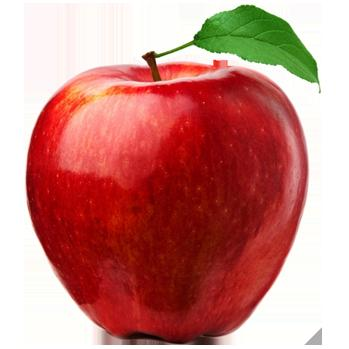
#> input picture converted_img/apple_1.jpg, 349 x 349 px
$ python -i image_controller.py   (imports and definitions only)
#> lines starting #> are read from the running program, lines starting #| are printed output that depends on the picture
#> further down, picture is the input picture: shape (349, 349, 3); mean B, G, R 126.4, 132.8, 199.3
import matplotlib.pyplot as plt
import matplotlib.image as mpimg
import PIL.Image as Image

from cv2 import cv2
import numpy as np
import os
import glob

# files = glob.glob('/YOUR/PATH/*')
# for f in files:
#     os.remove(f)

# Image form https://www.kaggle.com/mbkinaci/fruit-images-for-object-detection

SIZE_GAMBAR_PX = (2018, 2 * 72 + 200)
CONVERTERD_IMG_DIR = "./converted_img/"
IMG_PLYGROUND_DIR = "./img_plyground/"
DEFAULT_IMG_DIR = "./img/train/"


# convertAllImageToJpg and save it to conv_dir
# ---
# [17 lines left out: functions convertAllImageToJpg, emptyTheDir, not called in this run]


# Menggabungkan obj.img mengikuti pola list 2D ex [[ex1,ex1],[ex2,ex2]] akan
# mengembalikan obj.img dalam bentuk matrix tersebut
# ----
def concat_tile(im_list_2d):
    return cv2.vconcat([cv2.hconcat(im_list_h) for im_list_h in im_list_2d])


# Return a list of image object in a dir, max image is 16
# [59 lines left out: functions listOfImageObj, resizeToNIM, rotateImg90Degree, rotateImg180Degree, rotateImg270Degree, rotateImg360Degree, not called in this run]


# check if ob is intansce of type
def isclass(obj):
    return isinstance(obj, type)


# this function take cv2.imread Obj, manipulate it, and return 4concat image
# with original and their RGB split
def imagePerRGB(img):
    blue, green, red = cv2.split(img)
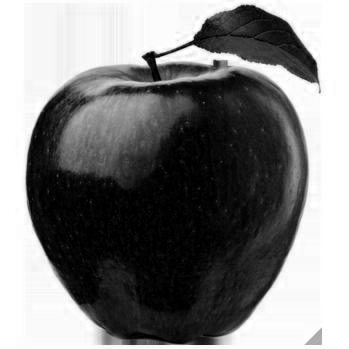
#> blue: shape (349, 349); min 0, max 255, mean 126.4
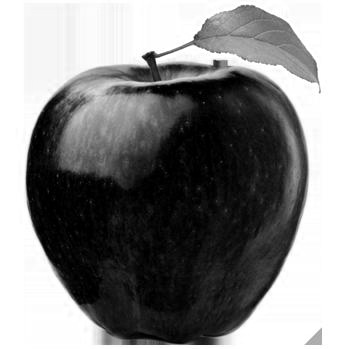
#> green: shape (349, 349); min 0, max 255, mean 132.8
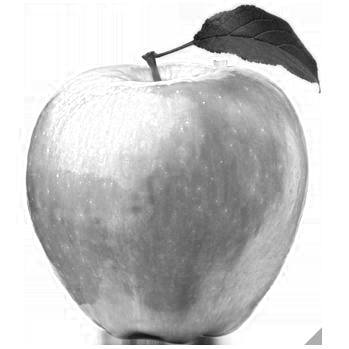
#> red: shape (349, 349); min 15, max 255, mean 199.3
    zeros = np.zeros(blue.shape, np.uint8)

    blueRGB = cv2.merge((blue, zeros, zeros))
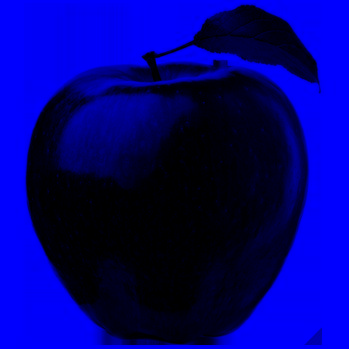
#> blueRGB: shape (349, 349, 3); mean of channels 0, 1, 2 126.4, 0, 0; drawn as B, G, R
    greenRGB = cv2.merge((zeros, green, zeros))
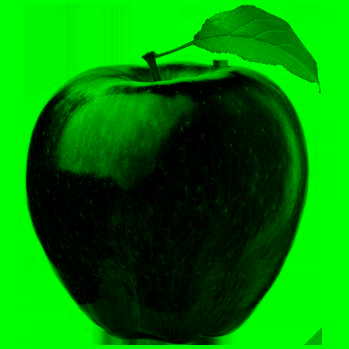
#> greenRGB: shape (349, 349, 3); mean of channels 0, 1, 2 0, 132.8, 0; drawn as B, G, R
    redRGB = cv2.merge((zeros, zeros, red))
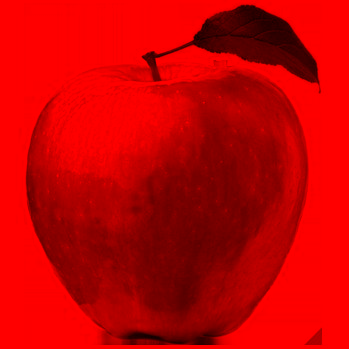
#> redRGB: shape (349, 349, 3); mean of channels 0, 1, 2 0, 0, 199.3; drawn as B, G, R

    image_gabung = concat_tile([[img, blueRGB],
                                [greenRGB, redRGB]])
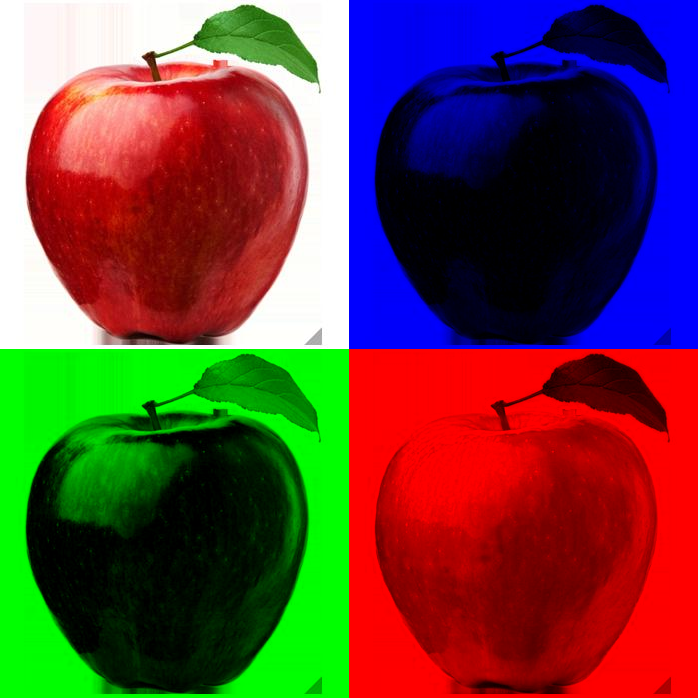
#> image_gabung: shape (698, 698, 3); mean B, G, R 63.2, 66.4, 99.7

    return image_gabung


# [2 lines not run here, left out]
    # emptyTheDir(CONVERTERD_IMG_DIR)

>>> import cv2
>>> picture = cv2.imread('converted_img/apple_1.jpg')
>>> result = imagePerRGB(picture)

$ run again, on converted_img/apple_13.jpg
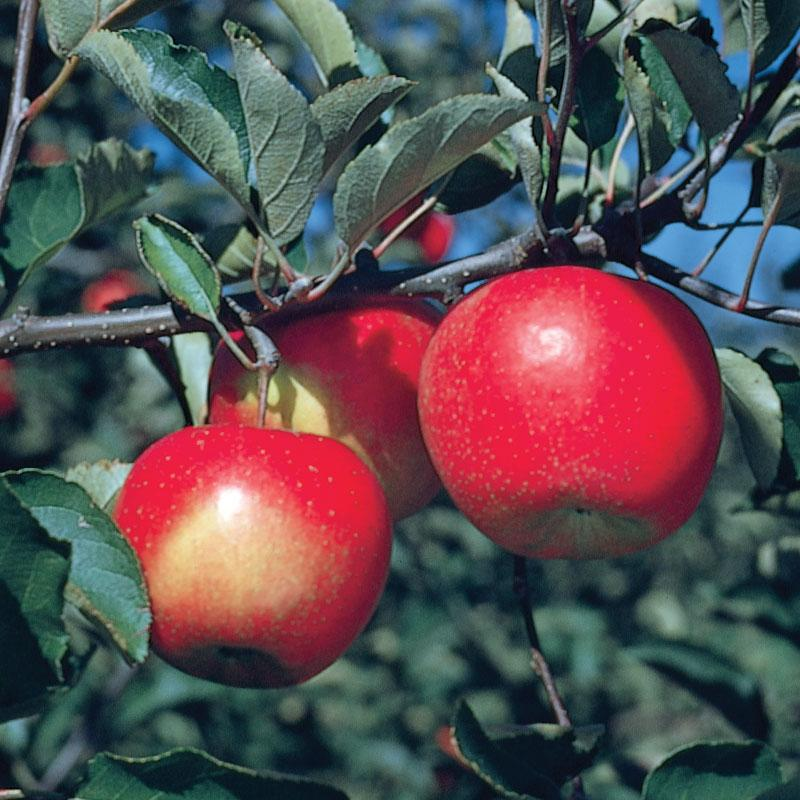
#> input picture converted_img/apple_13.jpg, 800 x 800 px
#> picture is the input picture: shape (800, 800, 3); mean B, G, R 82.2, 78.4, 89.4
#> in imagePerRGB, `redRGB = cv2.merge((zeros, zeros, red))`:
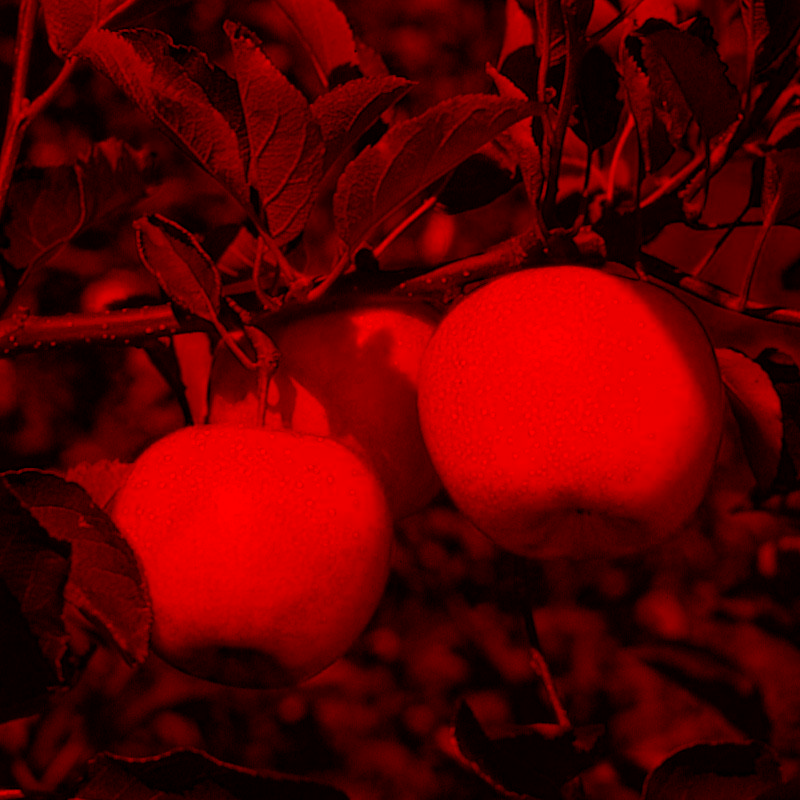
#> redRGB: shape (800, 800, 3); mean of channels 0, 1, 2 0, 0, 89.4; drawn as B, G, R
#> in imagePerRGB, `image_gabung = concat_tile([[img, blueRGB], [greenRGB, redRGB]])`:
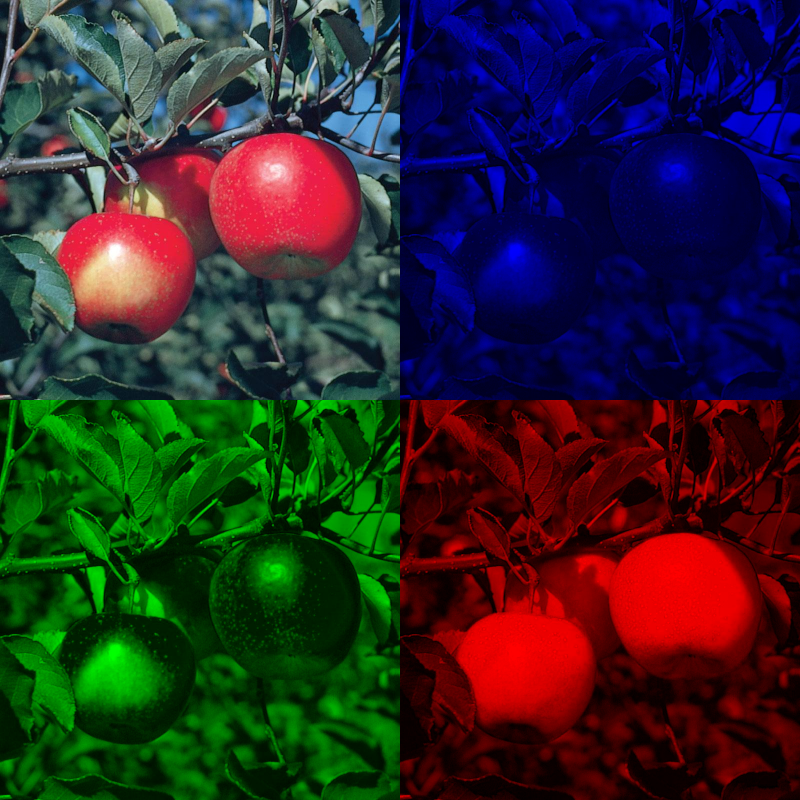
#> image_gabung: shape (1600, 1600, 3) (shown at 1/2 size); mean B, G, R 41.1, 39.2, 44.7

$ run again, on converted_img/apple_14.jpg
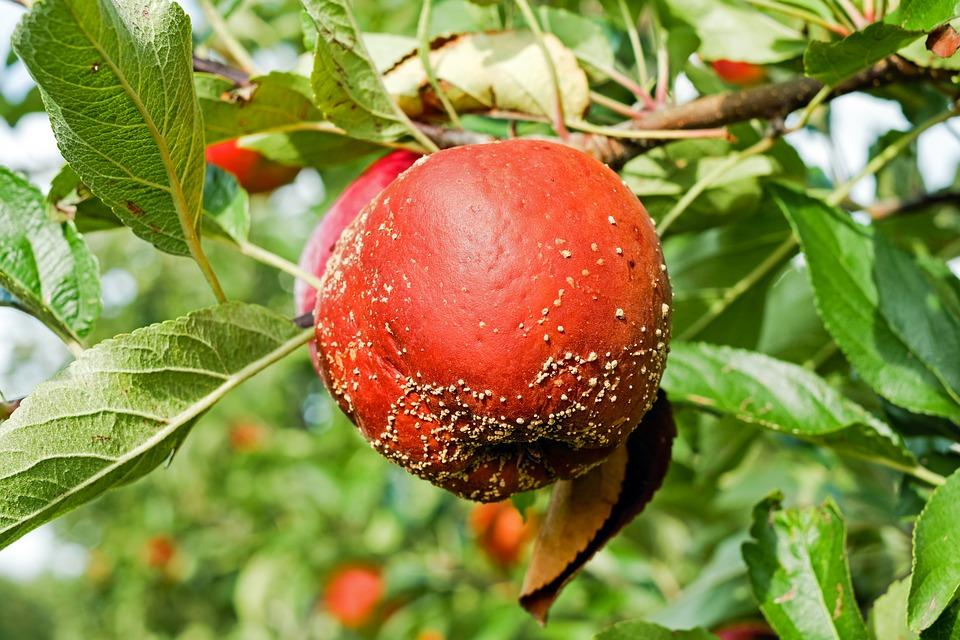
#> input picture converted_img/apple_14.jpg, 960 x 640 px
#> picture is the input picture: shape (640, 960, 3); mean B, G, R 68.6, 137.2, 139.1
#> in imagePerRGB, `redRGB = cv2.merge((zeros, zeros, red))`:
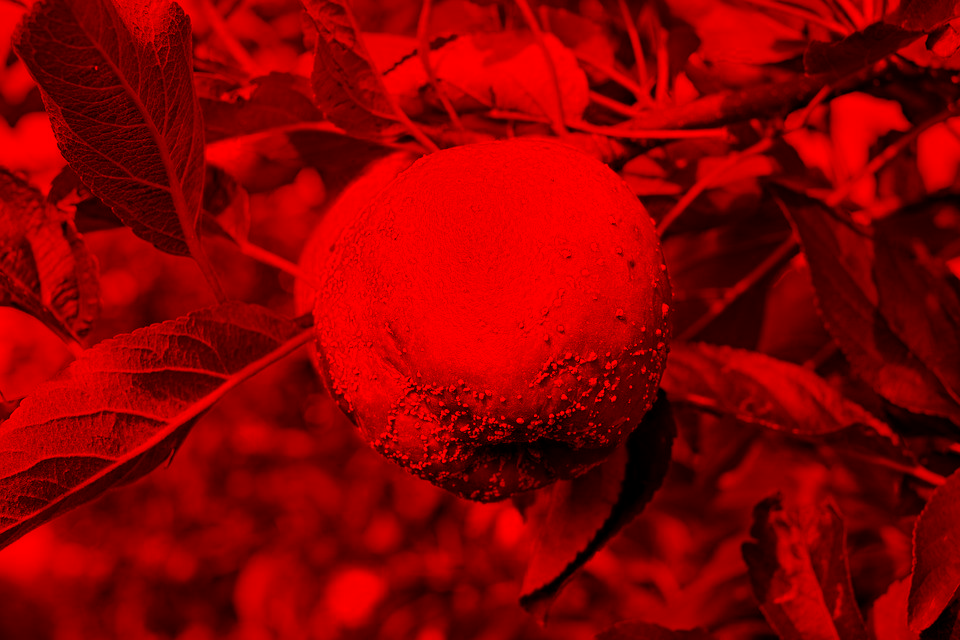
#> redRGB: shape (640, 960, 3); mean of channels 0, 1, 2 0, 0, 139.1; drawn as B, G, R
#> in imagePerRGB, `image_gabung = concat_tile([[img, blueRGB], [greenRGB, redRGB]])`:
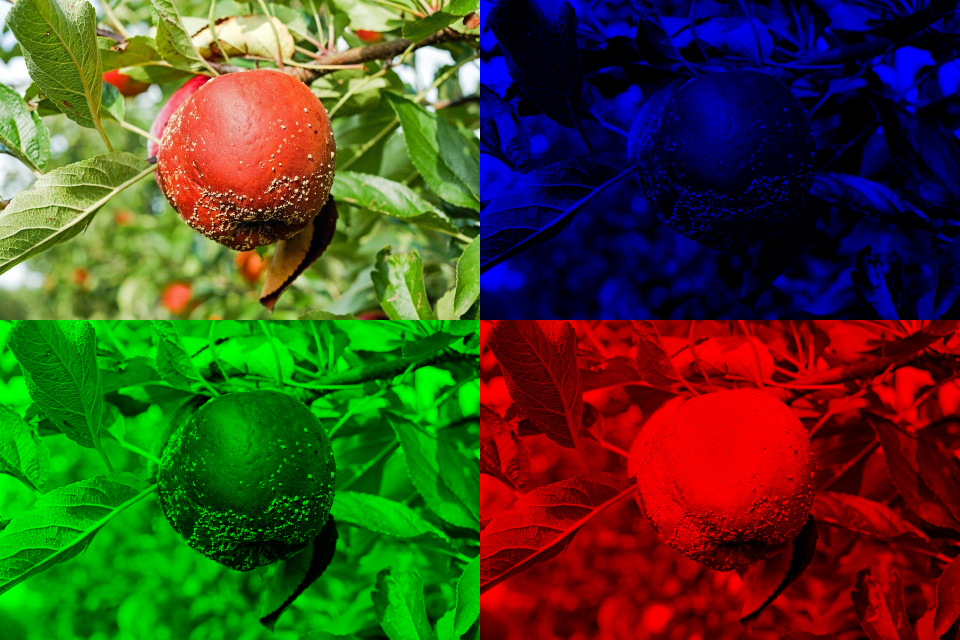
#> image_gabung: shape (1280, 1920, 3) (shown at 1/2 size); mean B, G, R 34.3, 68.6, 69.6

$ run again, on converted_img/apple_15.jpg
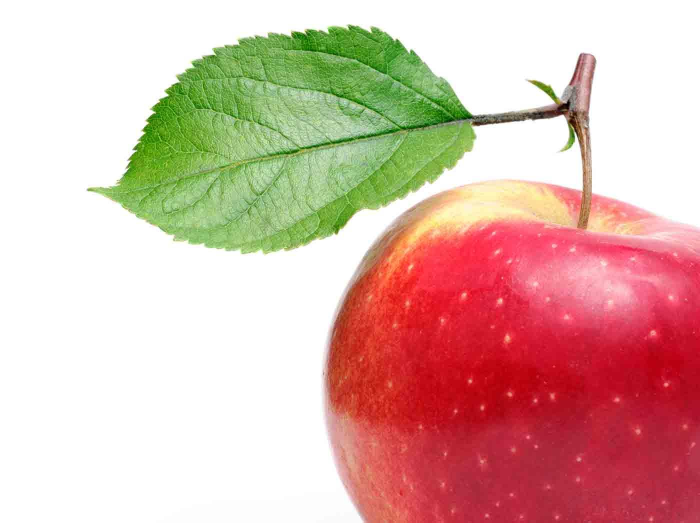
#> input picture converted_img/apple_15.jpg, 1400 x 1046 px (shown at 1/2 size)
#> picture is the input picture: shape (1046, 1400, 3); mean B, G, R 171.7, 182.4, 219.5
#> in imagePerRGB, `image_gabung = concat_tile([[img, blueRGB], [greenRGB, redRGB]])`:
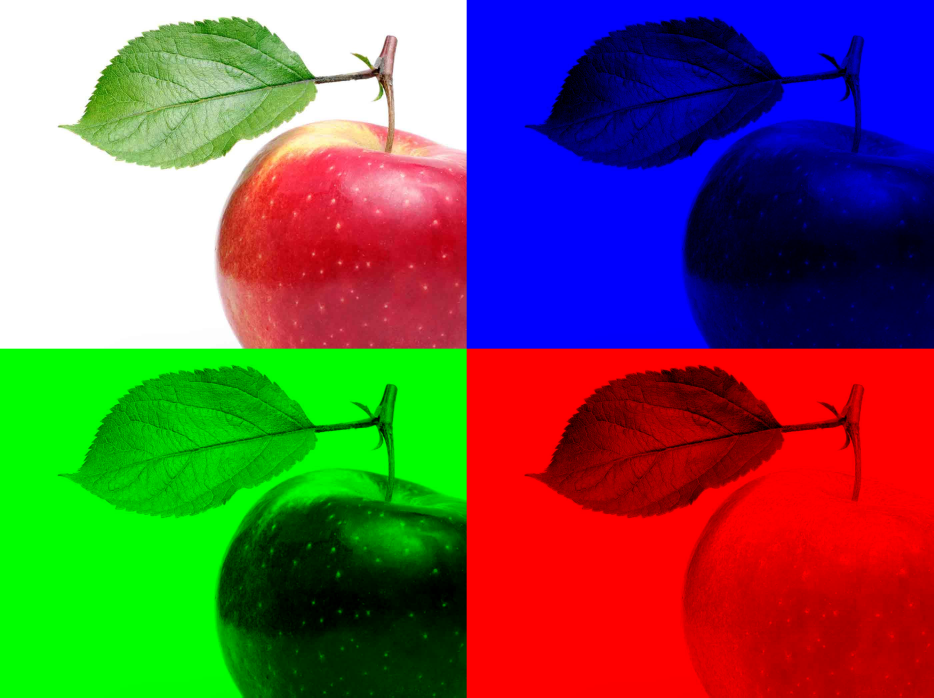
#> image_gabung: shape (2092, 2800, 3) (shown at 1/3 size); mean B, G, R 85.9, 91.2, 109.8
